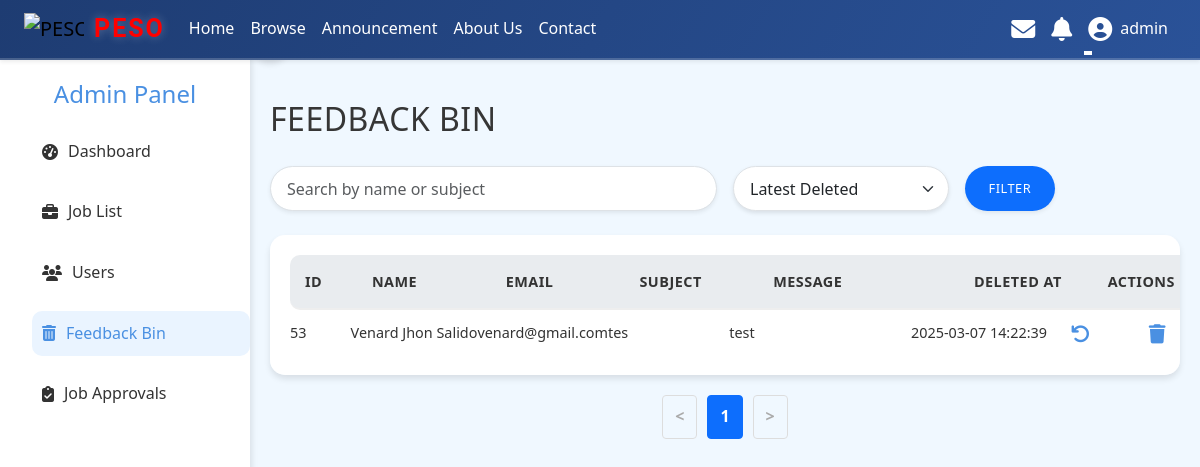
Page /admin/feedback_bin.php (signed in) on the committed database.
### tables this page shows
CREATE TABLE `contacts` (
  `id` int(11) NOT NULL,
  `name` varchar(255) NOT NULL,
  `email` varchar(255) NOT NULL,
  `subject` varchar(255) NOT NULL,
  `message` text NOT NULL,
  `created_at` timestamp NOT NULL DEFAULT current_timestamp(),
  `is_read` tinyint(1) DEFAULT 0,
  `status` enum('active','deleted') DEFAULT 'active'
);

### admin/feedback_bin.php (the view, shortened to what this page needs)
<?php
include '../includes/header.php';
$search = isset($_GET['search']) ? $_GET['search'] : '';
$sort_by = isset($_GET['sort_by']) ? $_GET['sort_by'] : 'created_at';
$current_page = isset($_GET['page']) ? max(1, intval($_GET['page'])) : 1;
$feedbacks_per_page = 20;
$query = "SELECT * FROM contacts WHERE status = 'deleted'";
$count_query = "SELECT COUNT(*) AS total FROM contacts WHERE status = 'deleted'";
$query .= " ORDER BY " . ($sort_by === 'subject' ? 'subject' : 'created_at') . " DESC";
$offset = ($current_page - 1) * $feedbacks_per_page;
$query .= " LIMIT ? OFFSET ?";
$stmt_count = $conn->prepare($count_query);
$stmt_count->execute();
$total_result = $stmt_count->get_result()->fetch_assoc();
$total_feedbacks = $total_result['total'];
$total_pages = ceil($total_feedbacks / $feedbacks_per_page);
$stmt = $conn->prepare($query);
if ($search) {
    $stmt->bind_param("sssi", $search_param, $search_param, $search_param, $feedbacks_per_page, $offset);
} else {
    $stmt->bind_param("ii", $feedbacks_per_page, $offset);
}
$stmt->execute();
$result = $stmt->get_result();
?>
<!DOCTYPE html>
<html lang="en">
<head>
    <link href="https://cdnjs.cloudflare.com/ajax/libs/font-awesome/6.4.2/css/all.min.css" rel="stylesheet">
    <link href="https://cdn.jsdelivr.net/npm/bootstrap@5.3.0/dist/css/bootstrap.min.css" rel="stylesheet">
    <link rel="stylesheet" href="/JOB/assets/feedback_bin.css">
</head>
<body>
<div class="sidebar" id="sidebar">
    <div>
        <h2>Admin Panel</h2>
        <ul>
            <li><a href="admin.php" ><i class="fas fa-tachometer-alt"></i> Dashboard</a></li>
            <li><a href="job_list.php"><i class="fas fa-briefcase"></i> Job List</a></li>
            <li><a href="user_list.php"><i class="fas fa-users"></i> Users</a></li>
            <li><a href="feedback_bin.php" class="active"><i class="fas fa-trash-alt"></i> Feedback Bin</a></li>
            <li><a href="job_approval.php "><i class="fas fa-clipboard-check"></i> Job Approvals</a></li>
        </ul>
    </div>
    <div class="toggle-btn" onclick="toggleSidebar()">
        <i class="fas fa-angle-right"></i>
    </div>
</div>
<div class="main-content" id="mainContent">
        <div class="header">
            <h1>Feedback Bin</h1>
        </div>
<div class="filters">
    <form action="feedback_bin.php" method="GET" class="mb-4 row g-3 align-items-center">
        <div class="col-md-6 col-12">
            <input type="text" name="search" class="form-control rounded-pill shadow-sm expanded-input"
                   placeholder="Search by name or subject"
                   value="<?= isset($_GET['search']) ? htmlspecialchars($_GET['search']) : '' ?>">
        </div>
        <div class="col-md-3 col-12">
            <select name="sort_by" class="form-select rounded-pill expanded-select w-100">
                <option value="created_at" <?= (isset($_GET['sort_by']) && $_GET['sort_by'] == 'created_at') ? 'selected' : '' ?>>Latest Deleted</option>
            </select>
        </div>
        <div class="col-md-auto col-12">
            <button type="submit" class="btn btn-primary rounded-pill shadow-sm expanded-button">Filter</button>
        </div>
    </form>
</div>
<div class="user-list">
    <div class="user-header">
        <div>ID</div>
        <div>Name</div>
        <div>Email</div>
        <div>Subject</div>
        <div>Message</div>
        <div>Deleted At</div>
        <div>Actions</div>
    </div>
    <?php if ($result->num_rows > 0): ?>
        <?php while ($row = $result->fetch_assoc()): ?>
            <div class="user-item">
                <div><?= htmlspecialchars($row['id']) ?></div>
                <div><?= htmlspecialchars($row['name']) ?></div>
                <div><?= htmlspecialchars($row['email']) ?></div>
                <div><?= htmlspecialchars($row['subject']) ?></div>
                <div><?= htmlspecialchars($row['message']) ?></div>
                <div><?= htmlspecialchars($row['created_at']) ?></div>
                <div class="actions">
                    <form action="feedback_bin.php" method="GET" class="d-inline">
                        <button type="submit" name="restore_id" value="<?= $row['id'] ?>" class="btn btn-primary">
                            <i class="fas fa-undo"></i>
                        </button>
                    </form>
                    <button class="btn-delete btn btn-danger" data-feedback-id="<?= $row['id'] ?>" data-bs-toggle="modal" data-bs-target="#deleteModal">
                        <i class="fas fa-trash"></i>
                    </button>
                </div>
            </div>
        <?php endwhile; ?>
    <?php else: ?>
        <div class="no-feedback">No deleted feedback found.</div>
    <?php endif; ?>
</div>
<div class="pagination">
    <?php
    if ($current_page > 1) {
        echo "<a href='?page=" . ($current_page - 1) . "&search=" . urlencode($search) . "&sort_by=" . urlencode($sort_by) . "'><</a>";
    } else {
        echo "<span class='disabled'><</span>";
    }
    for ($i = 1; $i <= $total_pages; $i++) {
        $active = ($i === $current_page) ? 'active' : '';
        echo "<a href='?page=$i&search=" . urlencode($search) . "&sort_by=" . urlencode($sort_by) . "' class='$active'>$i</a>";
    }
    if ($current_page < $total_pages) {
        echo "<a href='?page=" . ($current_page + 1) . "&search=" . urlencode($search) . "&sort_by=" . urlencode($sort_by) . "'>></a>";
    } else {
        echo "<span class='disabled'>></span>";
    }
    ?>
</div>
</body>
</html>

### assets/header.css (style rules this page uses)
* { margin: 0; padding: 0; box-sizing: border-box; }
body { padding-top: 60px; }
.shadow-sm { box-shadow: 0 4px 6px rgba(0, 0, 0, 0.05); }
.btn { font-size: 0.8rem; padding: 0.6rem 1.5rem; border: none; border-radius: 15px; cursor: pointer; transition: all 0.3s ease; text-transform: uppercase; font-weight: 500; letter-spacing: 0.5px; }

### assets/feedback_bin.css (style rules this page uses)
.btn { font-size: 0.8rem; padding: 0.6rem 1.5rem; border: none; border-radius: 15px; cursor: pointer; transition: all 0.3s ease; text-transform: uppercase; font-weight: 500; letter-spacing: 0.5px; }
* { margin: 0; padding: 0; box-sizing: border-box; }
body { font-family: 'Segoe UI', Tahoma, Geneva, Verdana, sans-serif; background: #F0F8FF; color: #333; line-height: 1.6; margin-top:20px; }
.form-control, .form-select { height: calc(2.5em + 1rem + 2px); padding: 0.5rem 1rem; font-size: 1rem; border-radius: 50px; transition: border-color 0.3s ease, box-shadow 0.3s ease; }
.filters .form-control, .filters .form-select { border-radius: 20px; box-shadow: 0 2px 4px rgba(0, 0, 0, 0.1); }
.filters .btn { border-radius: 20px; box-shadow: 0 2px 4px rgba(0, 0, 0, 0.1); }
.sidebar { position: fixed; top: 0; left: 0; width: 250px; height: 100vh; background: #ffffff; padding-top:80px; display: flex; flex-direction: column; justify-content: space-between; box-shadow: 2px 0 6px rgba(0, 0, 0, 0.1); transition: transform 0.3s ease-in-out; }
.sidebar h2 { font-size: 1.5rem; margin-bottom: 20px; text-align: center; color: #4a90e2; }
.sidebar ul { list-style: none; }
.sidebar ul li { margin-bottom: 15px; }
.sidebar ul li a { text-decoration: none; color: #333; font-size: 1rem; display: flex; align-items: center; gap: 10px; padding: 10px; border-radius: 10px; transition: background 0.3s, color 0.3s; }
.sidebar ul li a:hover, .sidebar ul li a.active { background: #eaf4ff; color: #4a90e2; }
.sidebar .toggle-btn { position: absolute; top: 20px; right: -40px; background: #4a90e2; width: 40px; height: 40px; border-radius: 50%; display: flex; align-items: center; justify-content: center; cursor: pointer; box-shadow: 0 4px 6px rgba(0, 0, 0, 0.1); }
.sidebar .toggle-btn i { color: #fff; font-size: 1.2rem; }
.main-content { margin-left: 250px; padding: 20px; transition: margin-left 0.3s ease-in-out; }
.header { display: flex; justify-content: space-between; align-items: center; margin-bottom: 20px; }
.header h1 { font-size: 2rem; color: #363636; font-weight: 500; text-transform: uppercase; letter-spacing: 0.5px; }
.user-item .actions { display: flex; gap: 10px; }
.user-item .actions button { background: none; border: none; color: #4a90e2; font-size: 1.2rem; cursor: pointer; transition: color 0.3s; }
.pagination { display: flex; justify-content: center; align-items: center; margin-top: 20px; }
.pagination a, .pagination span { margin: 0 5px; padding: 8px 12px; border: 1px solid #ddd; border-radius: 4px; text-decoration: none; color: #333; font-weight: bold; }
.pagination a.active { background-color: #0d6efd; color: white; border-color: #0d6efd; }
.pagination span.disabled { color: #aaa; cursor: not-allowed; pointer-events: none; }
.user-list { overflow-x: auto; white-space: nowrap; background: #ffffff; border-radius: 15px; padding: 20px; box-shadow: 0 4px 6px rgba(0, 0, 0, 0.1); }
.user-header, .user-item { display: grid; grid-template-columns: 1fr 2fr 2fr 2fr 3fr 2fr 1fr; align-items: center; border-radius: 10px; font-size: 0.9rem; min-width: 900px; }
.user-header { font-weight: bold; background-color: #e9ecef; text-transform: uppercase; letter-spacing: 0.5px; border-bottom: 2px solid #eee; padding:15px; }
.user-item { background-color: #fff; }
.actions { display: flex; gap: 10px; justify-content: center; }

### admin/feedback_bin.php (style rules this page uses)
.form-control, .form-select, .btn { height: 45px; }
.expanded-input, .expanded-select, .expanded-button { width: 100%; }
.expanded-button { width: auto; }

### rows in the picture
contacts: id "53", name "Venard Jhon Salido", email "venard@gmail.com", subject "tes", message "test", created_at "2025-03-07 14:22:39"

### other values in the picture
$_SESSION['username'] "admin"
